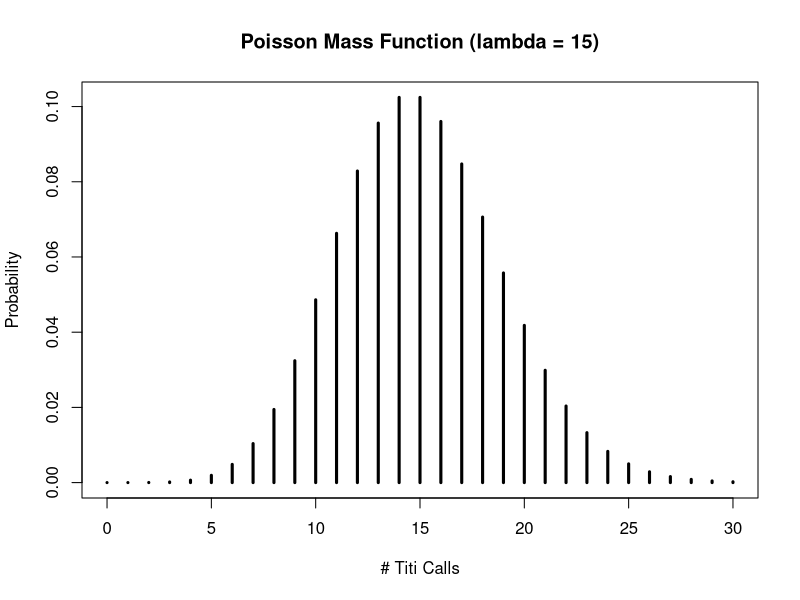
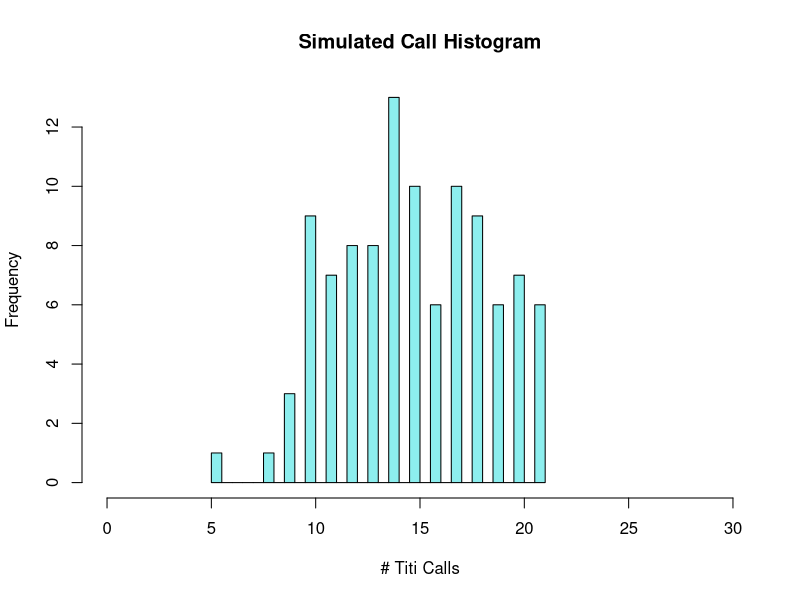

The R script that drew these images, in order:
## ---- chunk 1
x<- ppois(8, lambda=15, lower=FALSE)    
x
## ---- chunk 2
x<- ppois(0, lambda=15)    
x
## ---- chunk 3
x<- dpois(3, lambda=15, log=FALSE) #if log = TRUE, probability is given as log
x
## ---- chunk 4
z<-dpois(0:30, lambda = 15)
plot(0:30, dpois(0:30, lambda = 15),
     type='h',
     main='Poisson Mass Function (lambda = 15)',
     ylab='Probability',
     xlab ='# Titi Calls',
     lwd=3)
## ---- chunk 5
y<-rpois(104,lambda=15)
y
hist(y,xlim=c(0,30),xlab="# Titi Calls",main="Simulated Call Histogram",breaks=30,col="darkslategray2")
